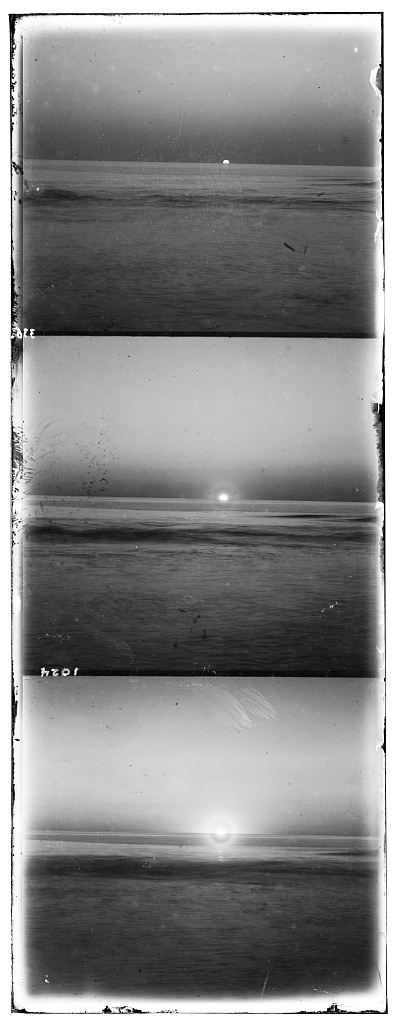
%> input picture Assignment 1/HTML/files/00170v.jpg, 396 x 1024 px
$ octave imgAlignSingle.m   (GNU Octave 9; MATLAB toolbox functions it lacks are replaced by stand-ins)
%> lines starting %> are read from the running program, lines starting %| are printed output that depends on the picture; in (x1, y1, x2, y2) boxes, pixels count from 0 and x2, y2 are one past the last pixel; in counts of white or black regions, pixels touching at a corner belong together; the program's own positions count from 1
### Assignment 1/Code/autoCropping.m
function [b_img,g_img,r_img] = autoCropping(img)
% This function crops the given img into the 3 channels
% assumption: image borders are either horizontal or vertical
% output: 3 reduced-size images
	[h,w] = size(img);
    h1=floor(h/3);
    search_px=floor(w*0.05);
    confidence=95;
    confidence2=97;
    border_rows=ones(6,1);
    border_cols=ones(6,1);
	% compute row sums and apply
	rowSum=sum(img,2);
	% pad the edges
	r1=rowSum(1);
	r2=rowSum(end);
	rowSum=[r1;r1;r1;rowSum;r2;r2;r2];
	% filter
	f=[1;4;5;0;-5;-4;-1];
	row_f=abs(conv(rowSum,f,'valid'));
    criteria=prctile(row_f,confidence);
    % looking for horizontal borders
	peaks=[];
    for i=2:2*search_px
        if row_f(i)>=criteria && row_f(i)>=row_f(i-1) && row_f(i)>=row_f(i+1)
            peaks=[peaks;[i,row_f(i)]];
        end
    end
    if size(peaks)>0
       border_rows(1)=peaks(end,1);
    end
    peaks=[];
    for i=h1-search_px:h1+search_px
        if row_f(i)>=criteria && row_f(i)>=row_f(i-1) && row_f(i)>=row_f(i+1)
            peaks=[peaks;[i,row_f(i)]];
        end
    end
    if size(peaks)>1
       m_index=sortrows(peaks,2);
       m1=m_index(1,1);
       m2=m_index(2,1);
       border_rows(2)=min(m1,m2);
       border_rows(3)=max(m1,m2);
    elseif size(peaks)==1
       border_rows(2)=peaks(1,1);
       border_rows(3)=peaks(1,1);
    else
       border_rows(2)=h1;
       border_rows(3)=h1;
    end
    peaks=[];
    for i=2*h1-search_px:2*h1+search_px
        if row_f(i)>=criteria && row_f(i)>=row_f(i-1) && row_f(i)>=row_f(i+1)
            peaks=[peaks;[i,row_f(i)]];
        end
    end
    if size(peaks)>1
       m_index=sortrows(peaks,2);
       m1=m_index(1,1);
       m2=m_index(2,1);
       border_rows(4)=min(m1,m2);
       border_rows(5)=max(m1,m2);
    elseif size(peaks)==1
       border_rows(4)=peaks(1,1);
       border_rows(5)=peaks(1,1);
    else
       border_rows(4)=2*h1;
       border_rows(5)=2*h1;
    end
    peaks=[];
    for i=h-2*search_px:h-1
        if row_f(i)>=criteria && row_f(i)>=row_f(i-1) && row_f(i)>=row_f(i+1)
            peaks=[peaks;i,row_f(i)];
        end
    end
    if size(peaks)>0
       border_rows(6)=peaks(1,1);
    else
       border_rows(6)=h;
    end
    % now look for vertical borders
    for j=1:3
        cropped=img(border_rows(2*j-1):border_rows(2*j),:);
        colSum=sum(cropped,1);
        c1=colSum(1);
        c2=colSum(end);
        colSum=[c1,c1,c1,colSum,c2,c2,c2];
        col_f=abs(conv(colSum,f,'valid'));
        criteria2=prctile(col_f,confidence2);
        peaks=[];
        for i=2:2*search_px
            if col_f(i)>=criteria2 && col_f(i)>=col_f(i-1) && col_f(i)>=col_f(i+1)
                peaks=[peaks;[i,col_f(i)]];
            end
        end
        if size(peaks)>0
           border_cols(2*j-1)=peaks(end,1);
        end
        peaks=[];
        for i=w-2*search_px:w-1
            if col_f(i)>=criteria2 && col_f(i)>=col_f(i-1) && col_f(i)>=col_f(i+1)
                peaks=[peaks;i,col_f(i)];
            end
        end
        if size(peaks)>0
           border_cols(2*j)=peaks(1,1);
        else
           border_cols(2*j)=w;
        end
    end
    b_img=img(border_rows(1):border_rows(2),border_cols(1):border_cols(2));
    g_img=img(border_rows(3):border_rows(4),border_cols(3):border_cols(4));
    r_img=img(border_rows(5):border_rows(6),border_cols(5):border_cols(6));
end

### Assignment 1/Code/sobelFilter.m
function G=sobelFilter(img,threshold)
% This function applies Sobel Operator on img
% to detect the edges in the image
    [h,w]=size(img);
    % pad the edges
    img2=zeros(h+2,w+2);
    img2(2:end-1,2:end-1)=img;
    img2(1,:)=img2(2,:);
    img2(end,:)=img2(end-1,:);
    img2(:,1)=img2(:,2);
    img2(:,end)=img2(:,end-1);
    % apply Sobel kernels
    Sx=[-1,0,1;-2,0,2;-1,0,1];
    Sy=[-1,-2,-1;0,0,0;1,2,1];
    Gx=conv2(img2,Sx,'valid');
    Gy=conv2(img2,Sy,'valid');
    G=sqrt(Gx.^2+Gy.^2);
    % set the threshold
    criteria=prctile(G(:),threshold);
    pass=G>criteria;
    G=G.*pass;
    % normalize image
    G_max=max(G(:));
    G=G/G_max;
end

### Assignment 1/Code/alignSingle.m
function [v,m] = alignSingle(img,B,x_shift,y_shift,range)
% This function is to align img to B using single-scale algorithms
% x_shift,y_shift are the initial displacements of img
% Output is the displacement vector v that minimizes the given metric
    [h1,w1]=size(img);
    % Compute metric for shifting by [-range,range]
    minMetric = inf; % minimum metric value
    minVector = zeros(2,1); % best shift vector by far
    x1=floor(h1/6);
    y1=floor(w1/6);
    for dx=-range:range
        for dy=-range:range
            % Metric on (h/6:5h/6,w/6:5w/6), ignoring the edges
            x2=x1+dx+x_shift;
            y2=y1+dy+y_shift;
            metric=getMetric(img(x1:5*x1-1,y1:5*y1-1),B(x2:x2+4*x1-1,y2:y2+4*y1-1));
            if metric<minMetric
                % better shift vector found
                minMetric=metric;
                minVector(1)=dx;
                minVector(2)=dy;
            end
        end
    end
    v=minVector;
    m=minMetric;
end

% [4 lines left out: function getMetric, not called in this run]

### Assignment 1/Code/imgAlignSingle.m
%% CSCI 3290: Assignment 1 Starter Code
imglist=cellstr(['00170v.jpg';'00171v.jpg';'00172v.jpg';'00210v.jpg';'00308v.jpg';'00892v.jpg';'00904v.jpg';'00978v.jpg';'00999v.jpg';'01003v.jpg';'01045v.jpg';'01087v.jpg';'01721v.jpg']);
for i=1:size(imglist,1)
    % Input glass plate image
    imgname = imglist{i};
    fullimg = imread(imgname);
%> fullimg is the input picture: size 1024x396 uint8; min 0, max 255, mean 133.9

    % Convert to double matrix
    fullimg = im2double(fullimg);
%> fullimg: size 1024x396 double

    % TODO1: Extract 3 channels from input image
    [B,G,R]=autoCropping(fullimg);
%> in autoCropping, `rowSum=sum(img,2);`: rowSum = 1024 values, max 396 at index 1, min 66.53 at index 335, mean 207.9
%> in autoCropping, `r1=rowSum(1);`: r1 = 396
%> in autoCropping, `rowSum=[r1;r1;r1;rowSum;r2;r2;r2];`: rowSum = 1030 values, max 396 at index 1, min 66.53 at index 338, mean 209
%> in autoCropping, `row_f=abs(conv(rowSum,f,'valid'));`: row_f = 1024 values, max 2436.1 at index 13, min 0 at index 1, mean 88.16
%> in autoCropping, `criteria=prctile(row_f,confidence);`: criteria = 280.6
%> the loop in autoCropping, `for i=2:2*search_px` made 37 passes
%> peaks on passes 12, 15: [13 2436.1], [13 2436.1; 16 2262.5]
%> the loop in autoCropping, `for i=h1-search_px:h1+search_px` made 39 passes
%> peaks on passes 11, 16: [332 377.5], [332 377.5; 337 1616.9]
%> in autoCropping, `m_index=sortrows(peaks,2);`: m_index = [332 377.5; 337 1616.9]
%> in autoCropping, `m1=m_index(1,1);`: m1 = 332
%> in autoCropping, `m2=m_index(2,1);`: m2 = 337
%> the loop in autoCropping, `for i=2*h1-search_px:2*h1+search_px` made 39 passes
%> peaks on pass 15: [677 1194.1]
%> the loop in autoCropping, `for i=h-2*search_px:h-1` made 38 passes
%> peaks on passes 13, 27, 30: [998 764.3], [998 764.3; 1012 1306.9], [998 764.3; 1012 1306.9; 1015 1979.6]
%> the loop in autoCropping, `for j=1:3` made 3 passes
%> (c1, c2, criteria2) on passes 1 to 3: (317, 317, 846.5), (346, 346, 523.3), (317, 317, 473.5)
%> after the loop in autoCropping, `for j=1:3`: border_cols = [20; 382; 14; 383; 15; 379]
    %% Align the images
    % Functions that might be useful:"circshift", "sum", and "imresize"

    tic;   % The Timer starts. To Evalute algorithms' efficiency.

    % Apply Sobel Filters to the images
    sB=sobelFilter(B,75);
%> in sobelFilter, `criteria=prctile(G(:),threshold);`: criteria = 0.145
%> in sobelFilter, `pass=G>criteria;`:
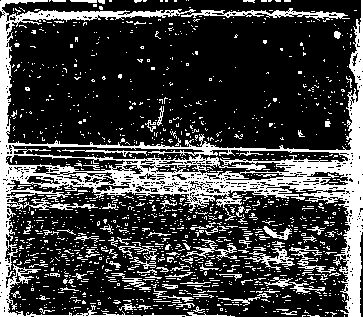
%> pass: size 317x363 logical; 25% white; 1360 white regions (1271 under 20 px), largest, box (x1, y1, x2, y2) and area: (0, 0, 363, 317) 18185, (181, 8, 350, 22) 710, (244, 248, 295, 270) 340
%> in sobelFilter, `G_max=max(G(:));`: G_max = 4.16
    sG=sobelFilter(G,75);
%> call 2 of sobelFilter, with threshold = 75
%> in sobelFilter (call 2), `G=sqrt(Gx.^2+Gy.^2);`:
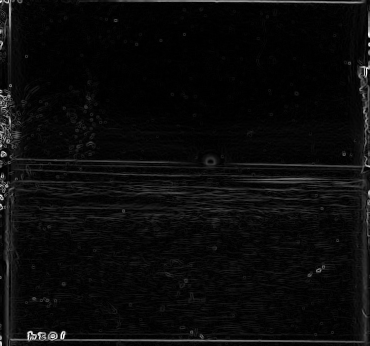
%> G: size 346x370 double; min 0, max 4.04, mean 0.178; drawn with min black and max white
%> in sobelFilter (call 2), `criteria=prctile(G(:),threshold);`: criteria = 0.184
%> in sobelFilter (call 2), `pass=G>criteria;`:
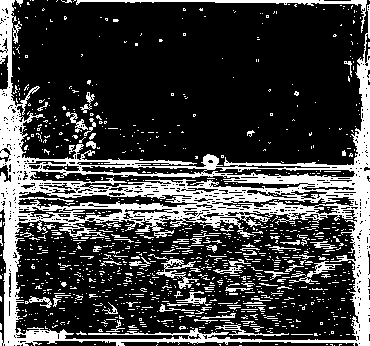
%> pass: size 346x370 logical; 25% white; 1122 white regions (1039 under 20 px), largest, box (x1, y1, x2, y2) and area: (0, 0, 370, 346) 22930, (76, 0, 367, 33) 874, (156, 259, 199, 289) 352
%> in sobelFilter (call 2), `G_max=max(G(:));`: G_max = 4.04
    sR=sobelFilter(R,75);
%> call 3 of sobelFilter, with threshold = 75
%> in sobelFilter (call 3), `Gx=conv2(img2,Sx,'valid');`:
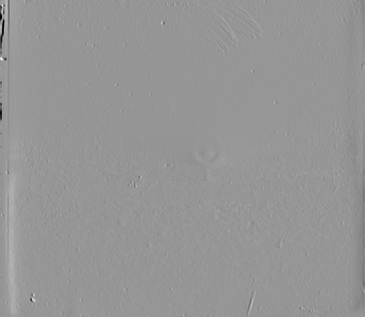
%> Gx: size 317x365 double; min -3.86, max 2.7, mean 0.00145; drawn with min black and max white
%> in sobelFilter (call 3), `Gy=conv2(img2,Sy,'valid');`:
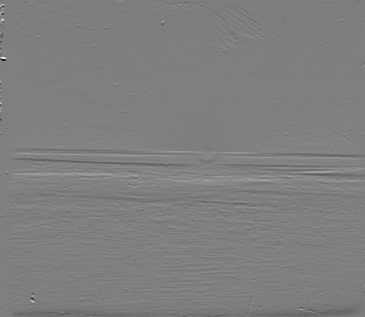
%> Gy: size 317x365 double; min -3.94, max 3.94, mean -0.00499; drawn with min black and max white
%> in sobelFilter (call 3), `G=sqrt(Gx.^2+Gy.^2);`:
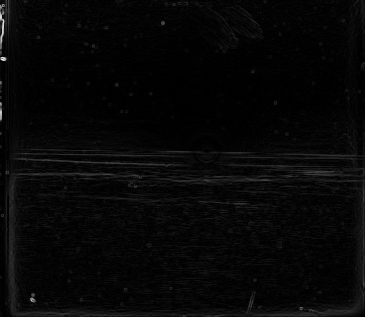
%> G: size 317x365 double; min 0, max 4.34, mean 0.126; drawn with min black and max white
%> in sobelFilter (call 3), `criteria=prctile(G(:),threshold);`: criteria = 0.149
%> in sobelFilter (call 3), `pass=G>criteria;`:
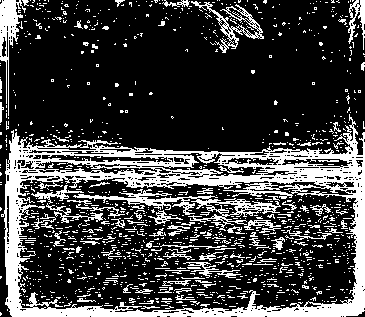
%> pass: size 317x365 logical; 25% white; 1245 white regions (1153 under 20 px), largest, box (x1, y1, x2, y2) and area: (1, 114, 365, 317) 16347, (73, 189, 281, 231) 1699, (0, 0, 26, 116) 921
%> in sobelFilter (call 3), `G_max=max(G(:));`: G_max = 4.34

    [vG,~] = alignSingle(sG,sB,0,0,15);
%> the run ends on the next line
